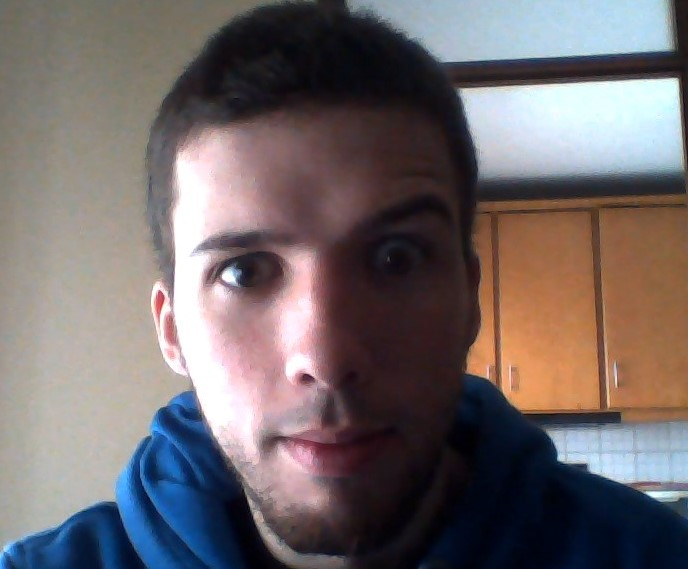
#> input picture FaceDetection/imagem001.jpg, 688 x 569 px
$ python faceDetector.py
#> lines starting #> are read from the running program, lines starting #| are printed output that depends on the picture; after the words box and inside, x2 and y2 are one past the last pixel; in counts of white or black regions, pixels touching at a corner belong together
import cv2

# build a model (a classifier) based on the file haarcascade_frontalface_default.xml
face_detection_model = cv2.CascadeClassifier('haarcascade_frontalface_default.xml')

# load an image
test_image = cv2.imread('imagem001.jpg')
#> test_image is the input picture: shape (569, 688, 3); mean B, G, R 106.4, 105, 113.7

# the haar cascade works only with grayscale images so we convert our test_image to grayscale
grayscaled_test_image = cv2.cvtColor(test_image, cv2.COLOR_BGR2GRAY)
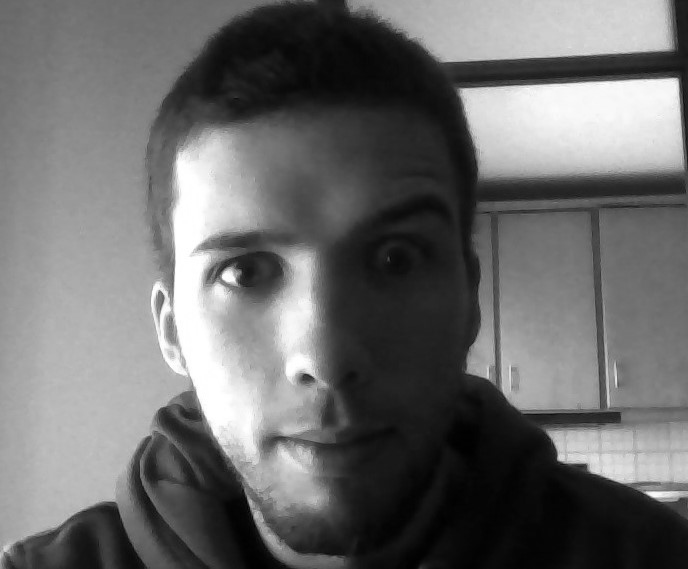
#> grayscaled_test_image: shape (569, 688); min 0, max 255, mean 107.7

# "identifies the scale of our image and applies our model" to return the coordinates of a rectangle countaining the face on the image
face_coordinates = face_detection_model.detectMultiScale(grayscaled_test_image)
#> face_coordinates = [[228, 333, 124, 124], [128, 126, 369, 369]]
#print(face_coordinates)

# some images have more than one face
for (x, y, w, h) in face_coordinates:
    cv2.rectangle(test_image, (x,y), (x+w, y+h), (0,255,0),2)
#> this loop made 2 passes
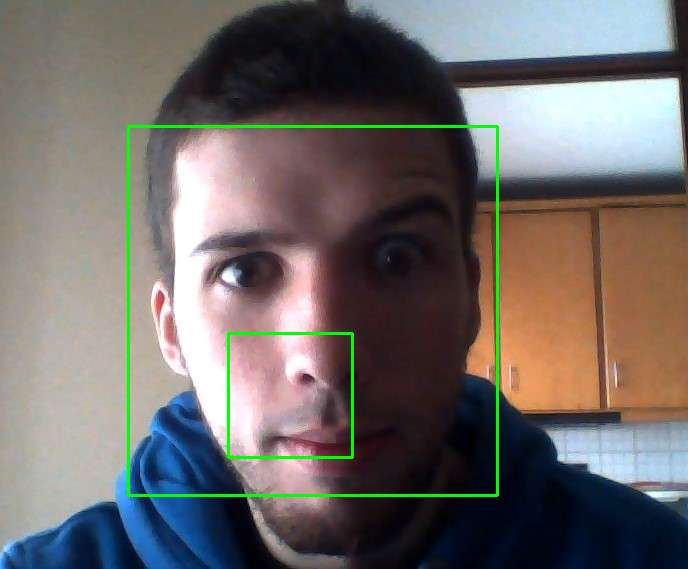
#> test_image: shape (569, 688, 3); 1.51% of pixels changed, all inside (x1, y1, x2, y2) = (127, 125, 499, 497)

# show the image
cv2.imshow('This is me', test_image)
# wait until a key is pressed to it closes the image
cv2.waitKey()


print("I'm working ;)")
